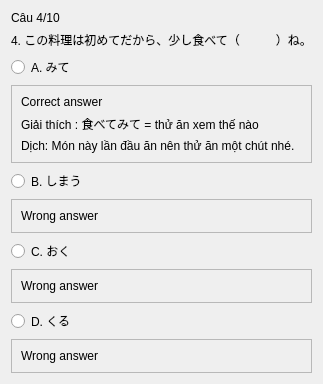
               <widget class="QWidget" name="page_10">
                <layout class="QVBoxLayout" name="verticalLayout_59">
                 <item>
                  <widget class="QLabel" name="label_90">
                   <property name="text">
                    <string>Câu 4/10</string>
                   </property>
                  </widget>
                 </item>
                 <item>
                  <widget class="QLabel" name="label_91">
                   <property name="text">
                    <string>4. この料理は初めてだから、少し食べて（　　　）ね。</string>
                   </property>
                  </widget>
                 </item>
                 <item>
                  <widget class="QRadioButton" name="radioButton_37">
                   <property name="text">
                    <string>A. みて</string>
                   </property>
                  </widget>
                 </item>
                 <item>
                  <widget class="QFrame" name="frame_53">
                   <property name="frameShape">
                    <enum>QFrame::StyledPanel</enum>
                   </property>
                   <property name="frameShadow">
                    <enum>QFrame::Raised</enum>
                   </property>
                   <layout class="QVBoxLayout" name="verticalLayout_60">
                    <item>
                     <widget class="QLabel" name="label_111">
                      <property name="text">
                       <string>Correct answer</string>
                      </property>
                     </widget>
                    </item>
                    <item>
                     <widget class="QLabel" name="label_110">
                      <property name="text">
                       <string>Giải thích : 食べてみて = thử ăn xem thế nào</string>
                      </property>
                     </widget>
                    </item>
                    <item>
                     <widget class="QLabel" name="label_112">
                      <property name="text">
                       <string>Dịch: Món này lần đầu ăn nên thử ăn một chút nhé.</string>
                      </property>
                     </widget>
                    </item>
                   </layout>
                  </widget>
                 </item>
                 <item>
                  <widget class="QRadioButton" name="radioButton_38">
                   <property name="text">
                    <string>B. しまう</string>
                   </property>
                  </widget>
                 </item>
                 <item>
                  <widget class="QFrame" name="frame_54">
                   <property name="frameShape">
                    <enum>QFrame::StyledPanel</enum>
                   </property>
                   <property name="frameShadow">
                    <enum>QFrame::Raised</enum>
                   </property>
                   <layout class="QVBoxLayout" name="verticalLayout_61">
                    <item>
                     <widget class="QLabel" name="label_114">
                      <property name="text">
                       <string>Wrong answer</string>
                      </property>
                     </widget>
                    </item>
                   </layout>
                  </widget>
                 </item>
                 <item>
                  <widget class="QRadioButton" name="radioButton_39">
                   <property name="text">
                    <string>C. おく</string>
                   </property>
                  </widget>
                 </item>
                 <item>
                  <widget class="QFrame" name="frame_55">
                   <property name="frameShape">
                    <enum>QFrame::StyledPanel</enum>
                   </property>
                   <property name="frameShadow">
                    <enum>QFrame::Raised</enum>
                   </property>
                   <layout class="QVBoxLayout" name="verticalLayout_62">
                    <item>
                     <widget class="QLabel" name="label_113">
                      <property name="text">
                       <string>Wrong answer</string>
                      </property>
                     </widget>
                    </item>
                   </layout>
                  </widget>
                 </item>
                 <item>
                  <widget class="QRadioButton" name="radioButton_40">
                   <property name="text">
                    <string>D. くる</string>
                   </property>
                  </widget>
                 </item>
                 <item>
                  <widget class="QFrame" name="frame_56">
                   <property name="frameShape">
                    <enum>QFrame::StyledPanel</enum>
                   </property>
                   <property name="frameShadow">
                    <enum>QFrame::Raised</enum>
                   </property>
                   <layout class="QVBoxLayout" name="verticalLayout_63">
                    <item>
                     <widget class="QLabel" name="label_115">
                      <property name="text">
                       <string>Wrong answer</string>
                      </property>
                     </widget>
                    </item>
                   </layout>
                  </widget>
                 </item>
                </layout>
               </widget>
